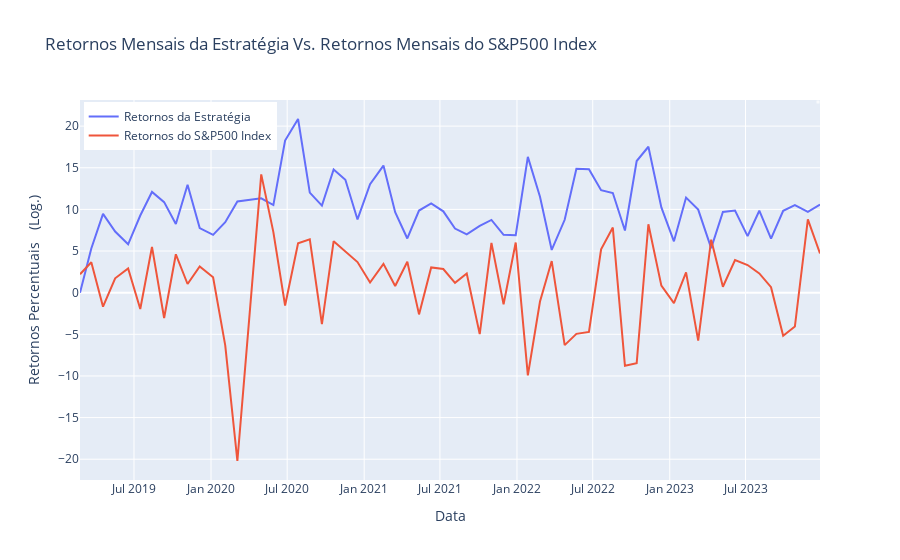

The notebook cell saved with this chart:
### Markdown cell above
##### **Retornos Mensais da Estratégia Vs. Retornos Mensais do S&P500 Index**

### Code cell
plot_multiples_time_series_line_graphs([average_monthly_results, sp500_index_period_returns], "Retornos Mensais da Estratégia Vs. Retornos Mensais do S&P500 Index", "Data", "Retornos Percentuais   (Log.)")
